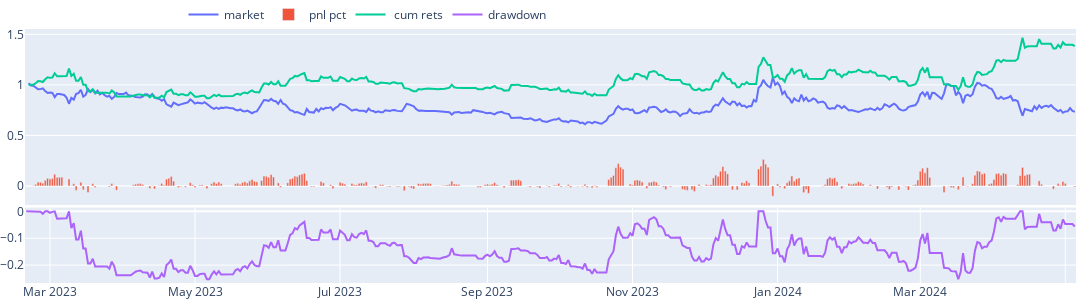
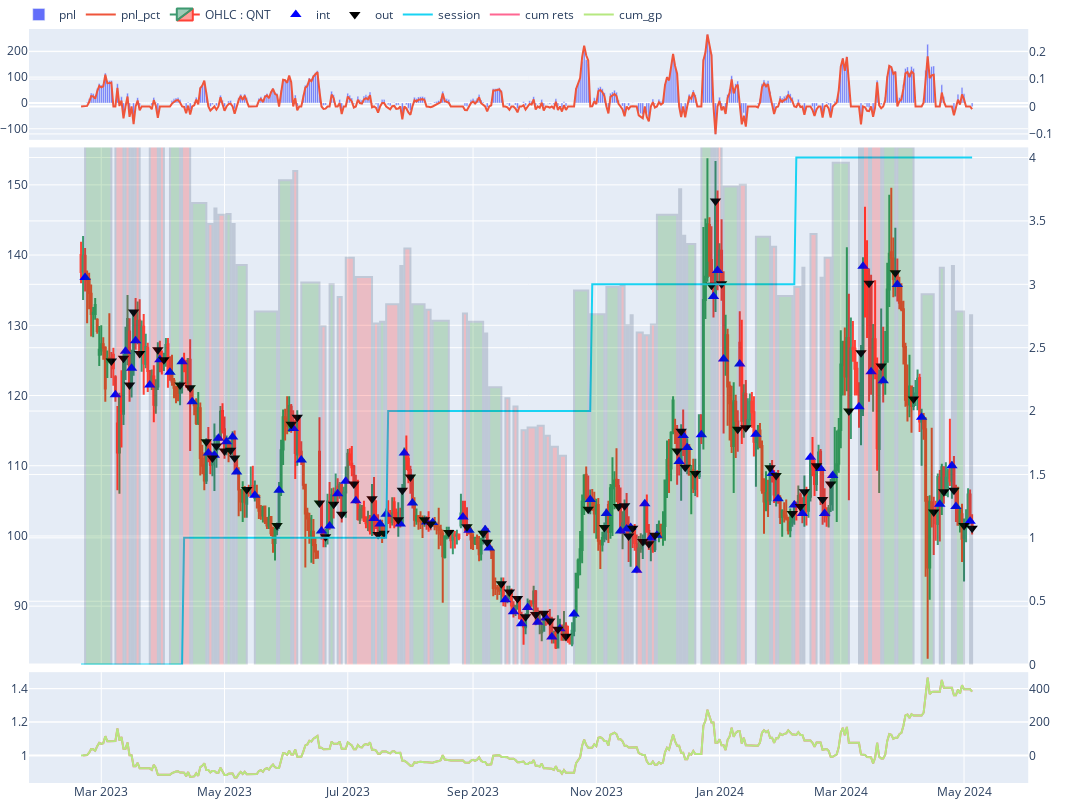

Notebook code cell kept with these figures, in order:
### Code cell
AGENT[0].view_report()

### Figure 1 — Plotly figure (JSON) as saved in the notebook; plotly's stock layout.template omitted (floating-point values rounded to 4 significant figures; data arrays with more than 128 entries replaced by an {"elided": "..."} marker saying what was removed)
{"data": [{"name": "market", "type": "scatter", "x": {"elided": "442 str values"}, "xaxis": "x", "y": {"elided": "442 float values"}, "yaxis": "y"}, {"name": "pnl pct", "type": "bar", "x": {"elided": "442 str values"}, "xaxis": "x", "y": {"elided": "442 float values"}, "yaxis": "y"}, {"name": " cum rets", "type": "scatter", "x": {"elided": "442 str values"}, "xaxis": "x", "y": {"elided": "442 float values"}, "yaxis": "y"}, {"name": "drawdown", "type": "scatter", "x": {"elided": "442 str values"}, "xaxis": "x2", "y": {"elided": "442 float values"}, "yaxis": "y2"}], "layout": {"height": 300, "legend": {"orientation": "h", "x": 0.5, "xanchor": "right", "y": 1, "yanchor": "bottom"}, "margin": {"b": 0, "l": 10, "r": 0, "t": 0}, "width": 1200, "xaxis": {"anchor": "y", "domain": [0, 1], "matches": "x2", "showticklabels": false}, "xaxis2": {"anchor": "y2", "domain": [0, 1]}, "yaxis": {"anchor": "x", "domain": [0.307, 1]}, "yaxis2": {"anchor": "x2", "domain": [0, 0.297]}}}

### Figure 2 — Plotly figure (JSON) as saved in the notebook; plotly's stock layout.template omitted (floating-point values rounded to 4 significant figures; data arrays with more than 128 entries replaced by an {"elided": "..."} marker saying what was removed)
{"data": [{"name": "pnl", "type": "bar", "x": {"elided": "442 str values"}, "xaxis": "x", "y": {"elided": "442 float values"}, "yaxis": "y"}, {"name": "pnl_pct", "type": "scatter", "x": {"elided": "442 str values"}, "xaxis": "x", "y": {"elided": "442 float values"}, "yaxis": "y2"}, {"close": {"elided": "442 float values"}, "high": {"elided": "442 float values"}, "low": {"elided": "442 float values"}, "name": "OHLC : QNT", "open": {"elided": "442 float values"}, "type": "candlestick", "x": {"elided": "442 str values"}, "xaxis": "x2", "yaxis": "y3"}, {"marker": {"color": "blue", "size": 10, "symbol": 5}, "mode": "markers", "name": "int", "type": "scatter", "x": ["2023-02-21T00:00:00", "2023-03-08T00:00:00", "2023-03-13T00:00:00", "2023-03-16T00:00:00", "2023-03-18T00:00:00", "2023-03-25T00:00:00", "2023-03-30T00:00:00", "2023-04-04T00:00:00", "2023-04-10T00:00:00", "2023-04-15T00:00:00", "2023-04-23T00:00:00", "2023-04-26T00:00:00", "2023-04-28T00:00:00", "2023-05-02T00:00:00", "2023-05-05T00:00:00", "2023-05-07T00:00:00", "2023-05-16T00:00:00", "2023-05-28T00:00:00", "2023-06-04T00:00:00", "2023-06-08T00:00:00", "2023-06-18T00:00:00", "2023-06-22T00:00:00", "2023-06-26T00:00:00", "2023-06-30T00:00:00", "2023-07-05T00:00:00", "2023-07-14T00:00:00", "2023-07-17T00:00:00", "2023-07-20T00:00:00", "2023-07-27T00:00:00", "2023-07-29T00:00:00", "2023-08-02T00:00:00", "2023-08-09T00:00:00", "2023-08-12T00:00:00", "2023-08-27T00:00:00", "2023-08-30T00:00:00", "2023-09-07T00:00:00", "2023-09-09T00:00:00", "2023-09-17T00:00:00", "2023-09-21T00:00:00", "2023-09-25T00:00:00", "2023-09-28T00:00:00", "2023-10-03T00:00:00", "2023-10-07T00:00:00", "2023-10-10T00:00:00", "2023-10-14T00:00:00", "2023-10-21T00:00:00", "2023-10-29T00:00:00", "2023-11-06T00:00:00", "2023-11-13T00:00:00", "2023-11-16T00:00:00", "2023-11-18T00:00:00", "2023-11-21T00:00:00", "2023-11-25T00:00:00", "2023-11-28T00:00:00", "2023-12-01T00:00:00", "2023-12-12T00:00:00", "2023-12-14T00:00:00", "2023-12-16T00:00:00", "2023-12-23T00:00:00", "2023-12-29T00:00:00", "2023-12-31T00:00:00", "2024-01-03T00:00:00", "2024-01-11T00:00:00", "2024-01-19T00:00:00", "2024-01-27T00:00:00", "2024-01-30T00:00:00", "2024-02-07T00:00:00", "2024-02-11T00:00:00", "2024-02-15T00:00:00", "2024-02-20T00:00:00", "2024-02-22T00:00:00", "2024-02-26T00:00:00", "2024-03-10T00:00:00", "2024-03-12T00:00:00", "2024-03-16T00:00:00", "2024-03-22T00:00:00", "2024-03-29T00:00:00", "2024-04-10T00:00:00", "2024-04-19T00:00:00", "2024-04-25T00:00:00", "2024-04-27T00:00:00", "2024-05-04T00:00:00"], "xaxis": "x2", "y": [136.8, 120.1, 126.3, 123.9, 127.8, 121.5, 125.1, 123.3, 124.8, 119.1, 111.8, 111.5, 113.9, 113.4, 114.1, 109.1, 105.8, 106.5, 115.3, 110.8, 100.7, 101.4, 106, 107.8, 105, 102.5, 101.7, 103.1, 101.7, 111.8, 104.7, 102, 101.9, 102.7, 100.8, 100.9, 98.3, 90.9, 89.2, 87.5, 89.8, 87.7, 88.3, 85.6, 86.8, 88.9, 105.2, 103.2, 100.7, 101, 101.2, 95.1, 104.6, 99.7, 100.1, 110.6, 114.3, 112.6, 114.4, 134.1, 137.8, 125.2, 124.5, 114.5, 108.9, 105.3, 104.4, 103.2, 111.2, 109.6, 103.2, 108.6, 118.4, 138.4, 123.4, 122.1, 135.8, 116.9, 104.5, 110, 104.2, 102.1], "yaxis": "y3"}, {"marker": {"color": "black", "size": 10, "symbol": 6}, "mode": "markers", "name": "out", "type": "scatter", "x": ["2023-03-06T00:00:00", "2023-03-12T00:00:00", "2023-03-15T00:00:00", "2023-03-17T00:00:00", "2023-03-20T00:00:00", "2023-03-29T00:00:00", "2023-04-01T00:00:00", "2023-04-09T00:00:00", "2023-04-14T00:00:00", "2023-04-22T00:00:00", "2023-04-25T00:00:00", "2023-04-27T00:00:00", "2023-05-01T00:00:00", "2023-05-04T00:00:00", "2023-05-06T00:00:00", "2023-05-12T00:00:00", "2023-05-27T00:00:00", "2023-06-03T00:00:00", "2023-06-06T00:00:00", "2023-06-17T00:00:00", "2023-06-20T00:00:00", "2023-06-24T00:00:00", "2023-06-28T00:00:00", "2023-07-04T00:00:00", "2023-07-13T00:00:00", "2023-07-16T00:00:00", "2023-07-19T00:00:00", "2023-07-26T00:00:00", "2023-07-28T00:00:00", "2023-08-01T00:00:00", "2023-08-08T00:00:00", "2023-08-11T00:00:00", "2023-08-20T00:00:00", "2023-08-29T00:00:00", "2023-09-06T00:00:00", "2023-09-08T00:00:00", "2023-09-15T00:00:00", "2023-09-19T00:00:00", "2023-09-23T00:00:00", "2023-09-27T00:00:00", "2023-10-02T00:00:00", "2023-10-06T00:00:00", "2023-10-09T00:00:00", "2023-10-13T00:00:00", "2023-10-17T00:00:00", "2023-10-28T00:00:00", "2023-11-05T00:00:00", "2023-11-12T00:00:00", "2023-11-15T00:00:00", "2023-11-17T00:00:00", "2023-11-19T00:00:00", "2023-11-24T00:00:00", "2023-11-27T00:00:00", "2023-11-30T00:00:00", "2023-12-11T00:00:00", "2023-12-13T00:00:00", "2023-12-15T00:00:00", "2023-12-20T00:00:00", "2023-12-28T00:00:00", "2023-12-30T00:00:00", "2024-01-02T00:00:00", "2024-01-10T00:00:00", "2024-01-14T00:00:00", "2024-01-26T00:00:00", "2024-01-29T00:00:00", "2024-02-06T00:00:00", "2024-02-10T00:00:00", "2024-02-12T00:00:00", "2024-02-18T00:00:00", "2024-02-21T00:00:00", "2024-02-25T00:00:00", "2024-03-05T00:00:00", "2024-03-11T00:00:00", "2024-03-15T00:00:00", "2024-03-21T00:00:00", "2024-03-28T00:00:00", "2024-04-06T00:00:00", "2024-04-16T00:00:00", "2024-04-21T00:00:00", "2024-04-26T00:00:00", "2024-05-01T00:00:00", "2024-05-05T00:00:00"], "xaxis": "x2", "y": [124.9, 125.3, 121.5, 131.9, 126, 126.5, 125.1, 121.5, 121.1, 113.4, 111.1, 112.8, 112.1, 112.2, 111.1, 106.6, 101.5, 115.9, 116.9, 104.7, 99.9, 104.5, 103.1, 107.4, 105.3, 100.2, 100.4, 102.3, 106.5, 108.4, 102.3, 101.7, 100.5, 101.3, 100.4, 99.1, 93.2, 92, 91.1, 88.5, 88.8, 89, 87.9, 86.7, 85.7, 103.8, 101.2, 104.2, 104.3, 100, 101.1, 99.2, 98.9, 100.1, 112.1, 114.9, 109.8, 108.9, 135.7, 147.7, 135.9, 115.2, 115.4, 109.7, 108.6, 103.2, 104.2, 106.3, 110, 105.2, 107.4, 117.8, 126.1, 136, 124.2, 137.5, 119.5, 103.4, 106.3, 106.5, 101.5, 101.1], "yaxis": "y3"}, {"name": "session", "type": "scatter", "x": {"elided": "442 str values"}, "xaxis": "x2", "y": {"elided": "442 int values"}, "yaxis": "y4"}, {"name": "cum rets", "type": "scatter", "x": {"elided": "442 str values"}, "xaxis": "x3", "y": {"elided": "442 float values"}, "yaxis": "y5"}, {"name": "cum_gp", "type": "scatter", "x": {"elided": "442 str values"}, "xaxis": "x3", "y": {"elided": "442 float values"}, "yaxis": "y6"}], "layout": {"height": 800, "legend": {"orientation": "h", "x": 0.6, "xanchor": "right", "y": 1, "yanchor": "bottom"}, "margin": {"b": 0, "l": 10, "r": 0, "t": 0}, "shapes": [{"fillcolor": "green", "opacity": 0.2, "x0": "2023-02-21T00:00:00", "x1": "2023-03-06T00:00:00", "xref": "x2", "y0": 68.4, "y1": 162.4, "yref": "y3"}, {"fillcolor": "red", "opacity": 0.2, "x0": "2023-03-08T00:00:00", "x1": "2023-03-12T00:00:00", "xref": "x2", "y0": 60.05, "y1": 162.9, "yref": "y3"}, {"fillcolor": "red", "opacity": 0.2, "x0": "2023-03-13T00:00:00", "x1": "2023-03-15T00:00:00", "xref": "x2", "y0": 63.15, "y1": 158.0, "yref": "y3"}, {"fillcolor": "red", "opacity": 0.2, "x0": "2023-03-16T00:00:00", "x1": "2023-03-17T00:00:00", "xref": "x2", "y0": 61.95, "y1": 171.5, "yref": "y3"}, {"fillcolor": "red", "opacity": 0.2, "x0": "2023-03-18T00:00:00", "x1": "2023-03-20T00:00:00", "xref": "x2", "y0": 63.9, "y1": 163.8, "yref": "y3"}, {"fillcolor": "red", "opacity": 0.2, "x0": "2023-03-25T00:00:00", "x1": "2023-03-29T00:00:00", "xref": "x2", "y0": 60.75, "y1": 164.5, "yref": "y3"}, {"fillcolor": "red", "opacity": 0.2, "x0": "2023-03-30T00:00:00", "x1": "2023-04-01T00:00:00", "xref": "x2", "y0": 62.55, "y1": 162.6, "yref": "y3"}, {"fillcolor": "green", "opacity": 0.2, "x0": "2023-04-04T00:00:00", "x1": "2023-04-09T00:00:00", "xref": "x2", "y0": 61.65, "y1": 158.0, "yref": "y3"}, {"fillcolor": "red", "opacity": 0.2, "x0": "2023-04-10T00:00:00", "x1": "2023-04-14T00:00:00", "xref": "x2", "y0": 62.4, "y1": 157.4, "yref": "y3"}, {"fillcolor": "green", "opacity": 0.2, "x0": "2023-04-15T00:00:00", "x1": "2023-04-22T00:00:00", "xref": "x2", "y0": 59.55, "y1": 147.4, "yref": "y3"}, {"fillcolor": "red", "opacity": 0.2, "x0": "2023-04-23T00:00:00", "x1": "2023-04-25T00:00:00", "xref": "x2", "y0": 55.9, "y1": 144.4, "yref": "y3"}, {"fillcolor": "red", "opacity": 0.2, "x0": "2023-04-26T00:00:00", "x1": "2023-04-27T00:00:00", "xref": "x2", "y0": 55.75, "y1": 146.6, "yref": "y3"}, {"fillcolor": "red", "opacity": 0.2, "x0": "2023-04-28T00:00:00", "x1": "2023-05-01T00:00:00", "xref": "x2", "y0": 56.95, "y1": 145.7, "yref": "y3"}, {"fillcolor": "green", "opacity": 0.2, "x0": "2023-05-02T00:00:00", "x1": "2023-05-04T00:00:00", "xref": "x2", "y0": 56.7, "y1": 145.9, "yref": "y3"}, {"fillcolor": "red", "opacity": 0.2, "x0": "2023-05-05T00:00:00", "x1": "2023-05-06T00:00:00", "xref": "x2", "y0": 57.05, "y1": 144.4, "yref": "y3"}, {"fillcolor": "green", "opacity": 0.2, "x0": "2023-05-07T00:00:00", "x1": "2023-05-12T00:00:00", "xref": "x2", "y0": 54.55, "y1": 138.6, "yref": "y3"}, {"fillcolor": "green", "opacity": 0.2, "x0": "2023-05-16T00:00:00", "x1": "2023-05-27T00:00:00", "xref": "x2", "y0": 52.9, "y1": 132.0, "yref": "y3"}, {"fillcolor": "green", "opacity": 0.2, "x0": "2023-05-28T00:00:00", "x1": "2023-06-03T00:00:00", "xref": "x2", "y0": 53.25, "y1": 150.7, "yref": "y3"}, {"fillcolor": "red", "opacity": 0.2, "x0": "2023-06-04T00:00:00", "x1": "2023-06-06T00:00:00", "xref": "x2", "y0": 57.65, "y1": 152.0, "yref": "y3"}, {"fillcolor": "green", "opacity": 0.2, "x0": "2023-06-08T00:00:00", "x1": "2023-06-17T00:00:00", "xref": "x2", "y0": 55.4, "y1": 136.1, "yref": "y3"}, {"fillcolor": "red", "opacity": 0.2, "x0": "2023-06-18T00:00:00", "x1": "2023-06-20T00:00:00", "xref": "x2", "y0": 50.35, "y1": 129.9, "yref": "y3"}, {"fillcolor": "green", "opacity": 0.2, "x0": "2023-06-22T00:00:00", "x1": "2023-06-24T00:00:00", "xref": "x2", "y0": 50.7, "y1": 135.8, "yref": "y3"}, {"fillcolor": "red", "opacity": 0.2, "x0": "2023-06-26T00:00:00", "x1": "2023-06-28T00:00:00", "xref": "x2", "y0": 53, "y1": 134.0, "yref": "y3"}, {"fillcolor": "red", "opacity": 0.2, "x0": "2023-06-30T00:00:00", "x1": "2023-07-04T00:00:00", "xref": "x2", "y0": 53.9, "y1": 139.6, "yref": "y3"}, {"fillcolor": "red", "opacity": 0.2, "x0": "2023-07-05T00:00:00", "x1": "2023-07-13T00:00:00", "xref": "x2", "y0": 52.5, "y1": 136.9, "yref": "y3"}, {"fillcolor": "red", "opacity": 0.2, "x0": "2023-07-14T00:00:00", "x1": "2023-07-16T00:00:00", "xref": "x2", "y0": 51.25, "y1": 130.3, "yref": "y3"}, {"fillcolor": "green", "opacity": 0.2, "x0": "2023-07-17T00:00:00", "x1": "2023-07-19T00:00:00", "xref": "x2", "y0": 50.85, "y1": 130.5, "yref": "y3"}, {"fillcolor": "red", "opacity": 0.2, "x0": "2023-07-20T00:00:00", "x1": "2023-07-26T00:00:00", "xref": "x2", "y0": 51.55, "y1": 133.0, "yref": "y3"}, {"fillcolor": "red", "opacity": 0.2, "x0": "2023-07-27T00:00:00", "x1": "2023-07-28T00:00:00", "xref": "x2", "y0": 50.85, "y1": 138.5, "yref": "y3"}, {"fillcolor": "red", "opacity": 0.2, "x0": "2023-07-29T00:00:00", "x1": "2023-08-01T00:00:00", "xref": "x2", "y0": 55.9, "y1": 140.9, "yref": "y3"}, {"fillcolor": "green", "opacity": 0.2, "x0": "2023-08-02T00:00:00", "x1": "2023-08-08T00:00:00", "xref": "x2", "y0": 52.35, "y1": 133.0, "yref": "y3"}, {"fillcolor": "red", "opacity": 0.2, "x0": "2023-08-09T00:00:00", "x1": "2023-08-11T00:00:00", "xref": "x2", "y0": 51, "y1": 132.2, "yref": "y3"}, {"fillcolor": "green", "opacity": 0.2, "x0": "2023-08-12T00:00:00", "x1": "2023-08-20T00:00:00", "xref": "x2", "y0": 50.95, "y1": 130.7, "yref": "y3"}, {"fillcolor": "red", "opacity": 0.2, "x0": "2023-08-27T00:00:00", "x1": "2023-08-29T00:00:00", "xref": "x2", "y0": 51.35, "y1": 131.7, "yref": "y3"}, {"fillcolor": "green", "opacity": 0.2, "x0": "2023-08-30T00:00:00", "x1": "2023-09-06T00:00:00", "xref": "x2", "y0": 50.4, "y1": 130.5, "yref": "y3"}, {"fillcolor": "red", "opacity": 0.2, "x0": "2023-09-07T00:00:00", "x1": "2023-09-08T00:00:00", "xref": "x2", "y0": 50.45, "y1": 128.8, "yref": "y3"}, {"fillcolor": "green", "opacity": 0.2, "x0": "2023-09-09T00:00:00", "x1": "2023-09-15T00:00:00", "xref": "x2", "y0": 49.15, "y1": 121.2, "yref": "y3"}, {"fillcolor": "red", "opacity": 0.2, "x0": "2023-09-17T00:00:00", "x1": "2023-09-19T00:00:00", "xref": "x2", "y0": 45.45, "y1": 119.6, "yref": "y3"}, {"fillcolor": "red", "opacity": 0.2, "x0": "2023-09-21T00:00:00", "x1": "2023-09-23T00:00:00", "xref": "x2", "y0": 44.6, "y1": 118.4, "yref": "y3"}, {"fillcolor": "red", "opacity": 0.2, "x0": "2023-09-25T00:00:00", "x1": "2023-09-27T00:00:00", "xref": "x2", "y0": 43.75, "y1": 115.0, "yref": "y3"}, {"fillcolor": "red", "opacity": 0.2, "x0": "2023-09-28T00:00:00", "x1": "2023-10-02T00:00:00", "xref": "x2", "y0": 44.9, "y1": 115.4, "yref": "y3"}, {"fillcolor": "red", "opacity": 0.2, "x0": "2023-10-03T00:00:00", "x1": "2023-10-06T00:00:00", "xref": "x2", "y0": 43.85, "y1": 115.7, "yref": "y3"}, {"fillcolor": "red", "opacity": 0.2, "x0": "2023-10-07T00:00:00", "x1": "2023-10-09T00:00:00", "xref": "x2", "y0": 44.15, "y1": 114.3, "yref": "y3"}, {"fillcolor": "red", "opacity": 0.2, "x0": "2023-10-10T00:00:00", "x1": "2023-10-13T00:00:00", "xref": "x2", "y0": 42.8, "y1": 112.7, "yref": "y3"}, {"fillcolor": "red", "opacity": 0.2, "x0": "2023-10-14T00:00:00", "x1": "2023-10-17T00:00:00", "xref": "x2", "y0": 43.4, "y1": 111.4, "yref": "y3"}, {"fillcolor": "green", "opacity": 0.2, "x0": "2023-10-21T00:00:00", "x1": "2023-10-28T00:00:00", "xref": "x2", "y0": 44.45, "y1": 134.9, "yref": "y3"}, {"fillcolor": "green", "opacity": 0.2, "x0": "2023-10-29T00:00:00", "x1": "2023-11-05T00:00:00", "xref": "x2", "y0": 52.6, "y1": 131.6, "yref": "y3"}, {"fillcolor": "green", "opacity": 0.2, "x0": "2023-11-06T00:00:00", "x1": "2023-11-12T00:00:00", "xref": "x2", "y0": 51.6, "y1": 135.5, "yref": "y3"}, {"fillcolor": "red", "opacity": 0.2, "x0": "2023-11-13T00:00:00", "x1": "2023-11-15T00:00:00", "xref": "x2", "y0": 50.35, "y1": 135.6, "yref": "y3"}, {"fillcolor": "red", "opacity": 0.2, "x0": "2023-11-16T00:00:00", "x1": "2023-11-17T00:00:00", "xref": "x2", "y0": 50.5, "y1": 130, "yref": "y3"}, {"fillcolor": "green", "opacity": 0.2, "x0": "2023-11-18T00:00:00", "x1": "2023-11-19T00:00:00", "xref": "x2", "y0": 50.6, "y1": 131.4, "yref": "y3"}, {"fillcolor": "red", "opacity": 0.2, "x0": "2023-11-21T00:00:00", "x1": "2023-11-24T00:00:00", "xref": "x2", "y0": 47.55, "y1": 129.0, "yref": "y3"}, {"fillcolor": "red", "opacity": 0.2, "x0": "2023-11-25T00:00:00", "x1": "2023-11-27T00:00:00", "xref": "x2", "y0": 52.3, "y1": 128.6, "yref": "y3"}, {"fillcolor": "red", "opacity": 0.2, "x0": "2023-11-28T00:00:00", "x1": "2023-11-30T00:00:00", "xref": "x2", "y0": 49.85, "y1": 130.1, "yref": "y3"}, {"fillcolor": "green", "opacity": 0.2, "x0": "2023-12-01T00:00:00", "x1": "2023-12-11T00:00:00", "xref": "x2", "y0": 50.05, "y1": 145.7, "yref": "y3"}, {"fillcolor": "red", "opacity": 0.2, "x0": "2023-12-12T00:00:00", "x1": "2023-12-13T00:00:00", "xref": "x2", "y0": 55.3, "y1": 149.4, "yref": "y3"}, {"fillcolor": "red", "opacity": 0.2, "x0": "2023-12-14T00:00:00", "x1": "2023-12-15T00:00:00", "xref": "x2", "y0": 57.15, "y1": 142.7, "yref": "y3"}, {"fillcolor": "green", "opacity": 0.2, "x0": "2023-12-16T00:00:00", "x1": "2023-12-20T00:00:00", "xref": "x2", "y0": 56.3, "y1": 141.6, "yref": "y3"}, {"fillcolor": "green", "opacity": 0.2, "x0": "2023-12-23T00:00:00", "x1": "2023-12-28T00:00:00", "xref": "x2", "y0": 57.2, "y1": 176.4, "yref": "y3"}, {"fillcolor": "red", "opacity": 0.2, "x0": "2023-12-29T00:00:00", "x1": "2023-12-30T00:00:00", "xref": "x2", "y0": 67.05, "y1": 192.0, "yref": "y3"}, {"fillcolor": "red", "opacity": 0.2, "x0": "2023-12-31T00:00:00", "x1": "2024-01-02T00:00:00", "xref": "x2", "y0": 68.9, "y1": 176.7, "yref": "y3"}, {"fillcolor": "green", "opacity": 0.2, "x0": "2024-01-03T00:00:00", "x1": "2024-01-10T00:00:00", "xref": "x2", "y0": 62.6, "y1": 149.8, "yref": "y3"}, {"fillcolor": "red", "opacity": 0.2, "x0": "2024-01-11T00:00:00", "x1": "2024-01-14T00:00:00", "xref": "x2", "y0": 62.25, "y1": 150.0, "yref": "y3"}, {"fillcolor": "green", "opacity": 0.2, "x0": "2024-01-19T00:00:00", "x1": "2024-01-26T00:00:00", "xref": "x2", "y0": 57.25, "y1": 142.6, "yref": "y3"}, {"fillcolor": "red", "opacity": 0.2, "x0": "2024-01-27T00:00:00", "x1": "2024-01-29T00:00:00", "xref": "x2", "y0": 54.45, "y1": 141.2, "yref": "y3"}, {"fillcolor": "green", "opacity": 0.2, "x0": "2024-01-30T00:00:00", "x1": "2024-02-06T00:00:00", "xref": "x2", "y0": 52.65, "y1": 134.2, "yref": "y3"}, {"fillcolor": "red", "opacity": 0.2, "x0": "2024-02-07T00:00:00", "x1": "2024-02-10T00:00:00", "xref": "x2", "y0": 52.2, "y1": 135.5, "yref": "y3"}, {"fillcolor": "red", "opacity": 0.2, "x0": "2024-02-11T00:00:00", "x1": "2024-02-12T00:00:00", "xref": "x2", "y0": 51.6, "y1": 138.2, "yref": "y3"}, {"fillcolor": "red", "opacity": 0.2, "x0": "2024-02-15T00:00:00", "x1": "2024-02-18T00:00:00", "xref": "x2", "y0": 55.6, "y1": 143, "yref": "y3"}, {"fillcolor": "red", "opacity": 0.2, "x0": "2024-02-20T00:00:00", "x1": "2024-02-21T00:00:00", "xref": "x2", "y0": 54.8, "y1": 136.8, "yref": "y3"}, {"fillcolor": "red", "opacity": 0.2, "x0": "2024-02-22T00:00:00", "x1": "2024-02-25T00:00:00", "xref": "x2", "y0": 51.6, "y1": 139.6, "yref": "y3"}, {"fillcolor": "green", "opacity": 0.2, "x0": "2024-02-26T00:00:00", "x1": "2024-03-05T00:00:00", "xref": "x2", "y0": 54.3, "y1": 153.1, "yref": "y3"}, {"fillcolor": "red", "opacity": 0.2, "x0": "2024-03-10T00:00:00", "x1": "2024-03-11T00:00:00", "xref": "x2", "y0": 59.2, "y1": 163.9, "yref": "y3"}, {"fillcolor": "red", "opacity": 0.2, "x0": "2024-03-12T00:00:00", "x1": "2024-03-15T00:00:00", "xref": "x2", "y0": 69.2, "y1": 176.8, "yref": "y3"}, {"fillcolor": "red", "opacity": 0.2, "x0": "2024-03-16T00:00:00", "x1": "2024-03-21T00:00:00", "xref": "x2", "y0": 61.7, "y1": 161.5, "yref": "y3"}, {"fillcolor": "green", "opacity": 0.2, "x0": "2024-03-22T00:00:00", "x1": "2024-03-28T00:00:00", "xref": "x2", "y0": 61.05, "y1": 178.8, "yref": "y3"}, {"fillcolor": "green", "opacity": 0.2, "x0": "2024-03-29T00:00:00", "x1": "2024-04-06T00:00:00", "xref": "x2", "y0": 67.9, "y1": 155.3, "yref": "y3"}, {"fillcolor": "green", "opacity": 0.2, "x0": "2024-04-10T00:00:00", "x1": "2024-04-16T00:00:00", "xref": "x2", "y0": 58.45, "y1": 134.4, "yref": "y3"}, {"fillcolor": "green", "opacity": 0.2, "x0": "2024-04-19T00:00:00", "x1": "2024-04-21T00:00:00", "xref": "x2", "y0": 52.25, "y1": 138.2, "yref": "y3"}, {"fillcolor": "red", "opacity": 0.2, "x0": "2024-04-25T00:00:00", "x1": "2024-04-26T00:00:00", "xref": "x2", "y0": 55, "y1": 138.5, "yref": "y3"}, {"fillcolor": "green", "opacity": 0.2, "x0": "2024-04-27T00:00:00", "x1": "2024-05-01T00:00:00", "xref": "x2", "y0": 52.1, "y1": 132.0, "yref": "y3"}, {"fillcolor": "red", "opacity": 0.2, "x0": "2024-05-04T00:00:00", "x1": "2024-05-05T00:00:00", "xref": "x2", "y0": 51.05, "y1": 131.4, "yref": "y3"}], "width": 1200, "xaxis": {"anchor": "y", "domain": [0, 0.94], "matches": "x3", "rangeslider": {"visible": false}, "showticklabels": false}, "xaxis2": {"anchor": "y3", "domain": [0, 0.94], "matches": "x3", "rangeslider": {"visible": false}, "showticklabels": false}, "xaxis3": {"anchor": "y5", "domain": [0, 0.94], "rangeslider": {"visible": false}}, "yaxis": {"anchor": "x", "domain": [0.853, 1]}, "yaxis2": {"anchor": "x", "overlaying": "y", "side": "right"}, "yaxis3": {"anchor": "x2", "domain": [0.157, 0.843], "range": [81.67, 155.3]}, "yaxis4": {"anchor": "x2", "overlaying": "y3", "range": [0, 4.08], "side": "right"}, "yaxis5": {"anchor": "x3", "domain": [0, 0.147]}, "yaxis6": {"anchor": "x3", "overlaying": "y5", "side": "right"}}}
